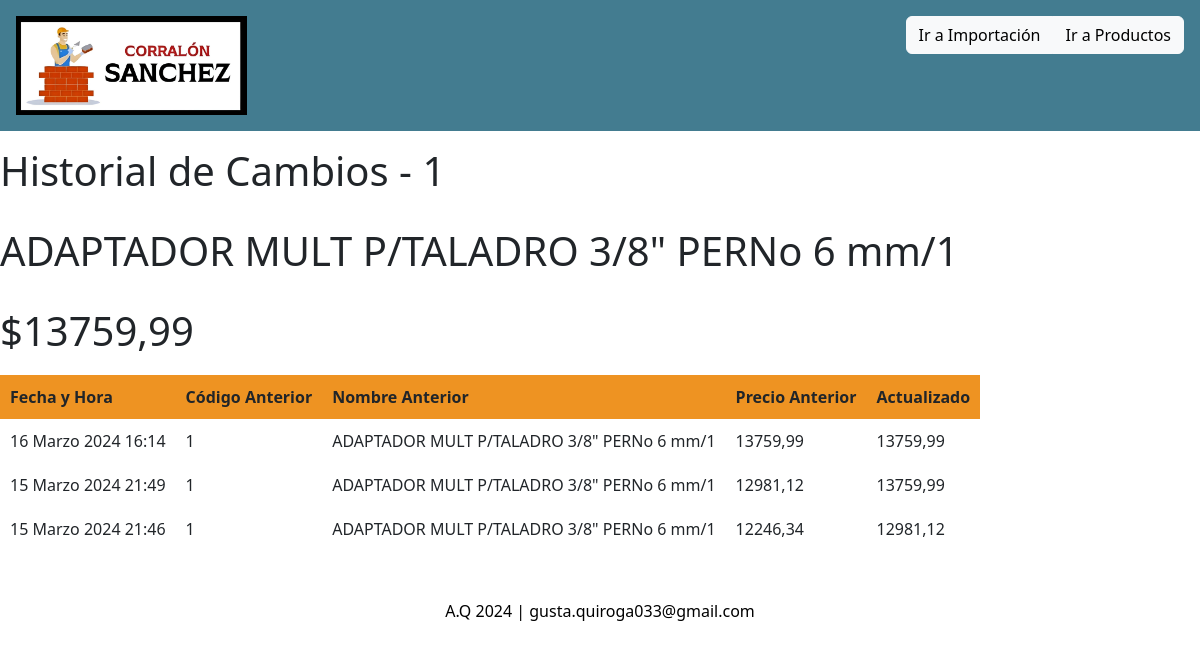
Before: /ver_historial/110617/ with the older database file.
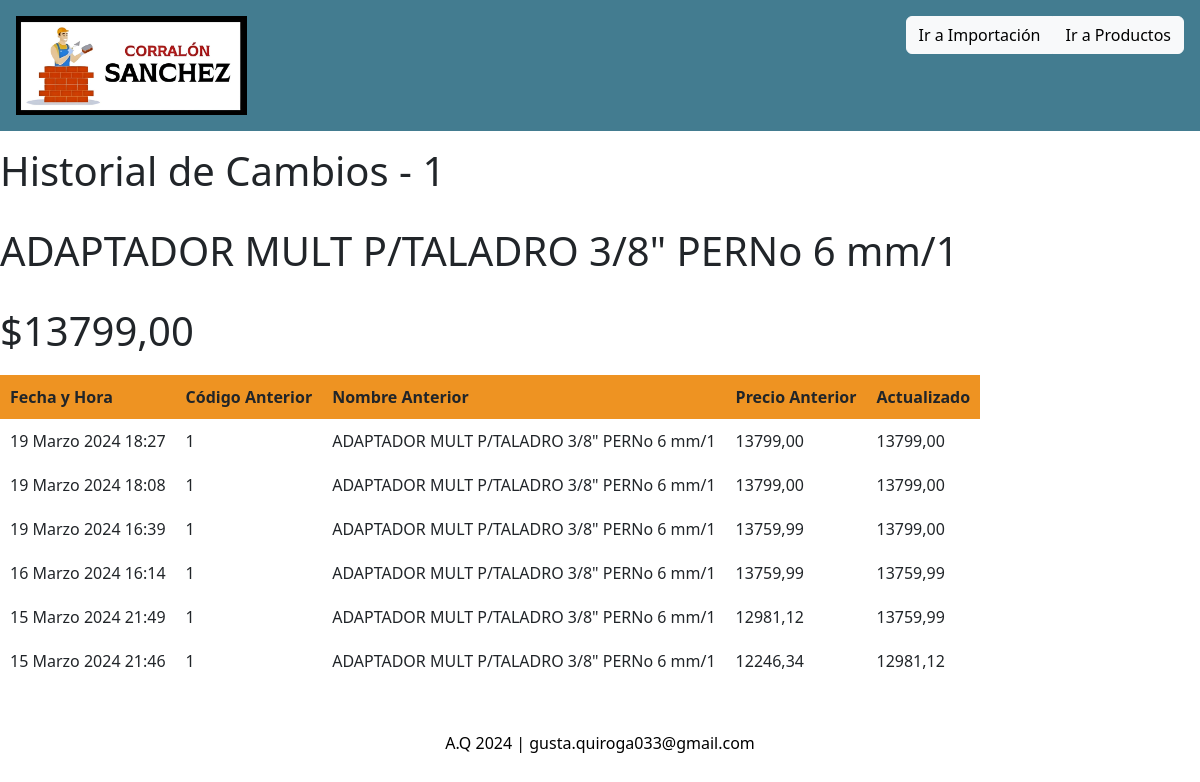
After: the same page with the newer database file.
### controlStock/models.py (models this page shows)
class Producto(models.Model):
    id_pd = models.AutoField(primary_key=True)
    cod = models.CharField(max_length=20)
    des = models.CharField(max_length=75, blank=False)
    stock = models.IntegerField(default=0)
    pre = models.FloatField(blank=False)
    aju = models.CharField(max_length=4, blank=False)
    ofe = models.CharField(max_length=4, blank=False)
    en_carrito = models.BooleanField(default=False)
    cantidad = models.IntegerField(default=0)
    subtotal = models.FloatField(default=0)
    def __str__(self):
        return f"{self.cod} {self.des} {self.pre} {self.aju} {self.ofe} {self.stock}"

class HistorialProducto(models.Model):
    producto = models.ForeignKey(Producto, on_delete=models.CASCADE)
    nombre_anterior = models.CharField(max_length=255)
    cod_anterior = models.CharField(max_length=255)
    id_anterior = models.CharField(max_length=255)
    precio_anterior = models.DecimalField(max_digits=10, decimal_places=2)
    precio_actualizado = models.DecimalField(max_digits=10, decimal_places=2)
    fecha_cambio = models.DateTimeField(default=timezone.now)
    def __str__(self):
        return f'Cambio de {self.producto} el {self.fecha_cambio}'

### controlStock/views.py (the view)
# urls.py: path('ver_historial/<int:id_pd>/', ver_historial_producto, name='ver_historial_producto'),
def ver_historial_producto(request, id_pd):
    producto = get_object_or_404(Producto, id_pd=id_pd)
    historial = HistorialProducto.objects.filter(producto=producto).order_by('-fecha_cambio')  # Ordena por fecha de cambio descendente
    print(historial)
    print(f'id_pd recibido: {id_pd}')
    return render(request, 'producto/historial_producto.html', {'producto': producto, 'historial': historial})

### controlStock/templates/producto/historial_producto.html (shortened to what this page needs)
{% extends "base.html" %}
{% block historial_content %}
  <h1>Historial de Cambios - {{ producto.cod }} </h1>
  <br>
  <h1> {{ producto.des }} </h1>
  <br>
  <h1>${{ producto.pre|floatformat:2 }}</h1>
  <table class="table-spaced">
    <thead>
      <tr>
        <th>Fecha y Hora</th>
        <th>Código Anterior</th>
        <th>Nombre Anterior</th>
        <th>Precio Anterior</th>
        <th>Actualizado </th>
      </tr>
    </thead>
    <tbody>
      {% for cambio in historial %}
        <tr>
          <td>{{ cambio.fecha_cambio }}</td>
          <td>{{ cambio.cod_anterior }}</td>
          <td>{{ cambio.nombre_anterior }}</td>
          <td>{{ cambio.precio_anterior }}</td>
          <td>{{ cambio.precio_actualizado }}</td>
        </tr>
      {% endfor %}
    </tbody>
  </table>
{% endblock %}

### controlStock/templates/base.html (shortened to what this page needs)
<!DOCTYPE html>
<html lang="es">
<head>
    {% load static %}
    <link rel="stylesheet" href="{% static 'css/SCS.css' %}" />
    <link href="https://cdn.jsdelivr.net/npm/bootstrap@5.3.0-alpha3/dist/css/bootstrap.min.css" rel="stylesheet"
 />
    <link rel="stylesheet" href="https://cdn.jsdelivr.net/npm/bootstrap-icons@1.11.2/font/bootstrap-icons.min.css">
</head>
<body>
    <div class="container-fluid px-0">
        <header class="bg-custom-color text-white p-3 mb-3">
            <div class="row">
                <div class="col-8 d-flex align-items-center justify-content-between">
                    <img src="{% static 'images/logo_header.png' %}" alt="Logo" class="header-logo">
                </div>
                <div class="col-4 text-end">
                    <div class="btn-group">
                        <a href="{% url 'import_from_excel' %}" id="noprint" class="btn btn-light">Ir a Importación</a>
                        <a href="{% url 'producto' %}" id="noprint" class="btn btn-light">Ir a Productos</a>
                    </div>
                </div>
            </div>
        </header>
        <div class="content">
            {% block historial_content %}{% endblock %}
        </div>
    </div>
    <footer id="noprint" class="mt-5">
        <p id="noprint" class="text-center">A.Q 2024 | gusta.quiroga033@gmail.com</p>
    </footer>
</body>
</html>

### controlStock/static/css/SCS.css (style rules this page uses)
.bg-custom-color { background-color: #437C90; }
.table-spaced { margin-top: 20px; margin-bottom: 20px; }
.table-spaced th, .table-spaced td { padding: 10px; }
body { min-height: 100vh; background-size: cover; background-position: center; }
a { text-decoration: none; color: inherit; }
th { text-align: center; vertical-align: middle; }
td { vertical-align: middle; }
.btn { background-color: white; color: black; border: .06rem; border-style: solid; border-color: black; border-radius: .3rem; }
body { background: whitesmoke; }
thead { background-color: #ee9322; }
h1, h2, h3, h4, h5 { font-family:'Segoe UI'; color: black; }
p, span { font-family:'Segoe UI'; color: black; }
* { scrollbar-width: thin; scrollbar-color: #a76718 #FFFFFF; }

### controlStock/templates/base.html (style rules this page uses)
.header-logo { max-width: 30%; }

### controlStock/templates/producto/historial_producto.html (style rules this page uses)
.table-spaced { margin-top: 20px; margin-bottom: 20px; }
.table-spaced th, .table-spaced td { padding: 10px; }

Changed rows visible on the page:
changed Producto "ADAPTADOR MULT P/TALADRO 3/8\" PERNo 6 mm/1": pre "13759,99" → "13799,00"
added HistorialProducto: fecha_cambio "19 Marzo 2024 18:27", cod_anterior "1", nombre_anterior "ADAPTADOR MULT P/TALADRO 3/8\" PERNo 6 mm/1", precio_anterior "13799,00", precio_actualizado "13799,00"
added HistorialProducto: fecha_cambio "19 Marzo 2024 18:08", cod_anterior "1", nombre_anterior "ADAPTADOR MULT P/TALADRO 3/8\" PERNo 6 mm/1", precio_anterior "13799,00", precio_actualizado "13799,00"
added HistorialProducto: fecha_cambio "19 Marzo 2024 16:39", cod_anterior "1", nombre_anterior "ADAPTADOR MULT P/TALADRO 3/8\" PERNo 6 mm/1", precio_anterior "13759,99", precio_actualizado "13799,00"
